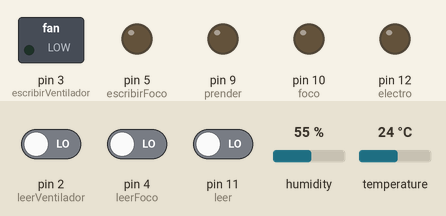
Simulated run of this sketch. Board: Arduino Uno, built with avr-gcc and run on an emulated ATmega328P. On the bench: switched loads named in the sketch (green lamp = pin HIGH), output pins drawn as LEDs (lit = HIGH). Inputs (shaded band) come from the test bench; at power-on: pin 4 (leerFoco) LOW, pin 11 (leer) LOW, pin 2 (leerVentilador) LOW, humidity 55 %, temperature 24 °C.

Above: at 2.8 s.
2.9 s: pin 4 (leerFoco) driven HIGH
At 4.5 s:
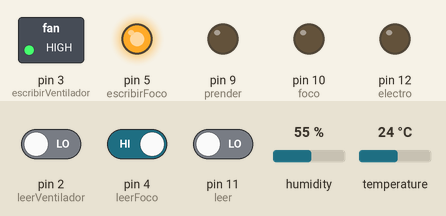
5.6 s: pin 11 (leer) driven HIGH
At 6.9 s:
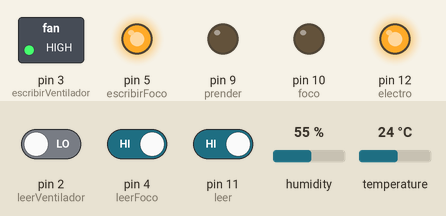
8.3 s: pin 4 (leerFoco) driven LOW
At 10.5 s:
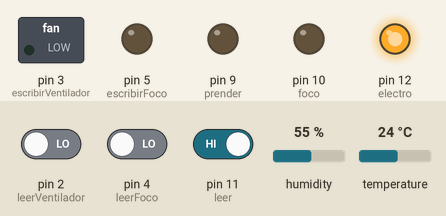
11.6 s: pin 11 (leer) driven LOW
At 12.9 s:
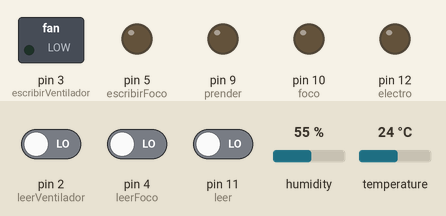
Timing chart, 0 to 14.6 s (numbered marks = the images above; inputs shaded):
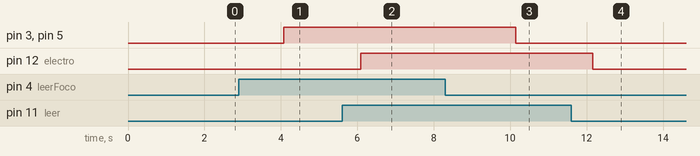

Measured:
- after the input at 2.9 s, pin 3 (escribirVentilador), pin 5 (escribirFoco): LOW → HIGH after 1.2 s
- after the input at 5.6 s, pin 12 (electro): LOW → HIGH after 0.49 s
- after the input at 8.3 s, pin 3 (escribirVentilador), pin 5 (escribirFoco): HIGH → LOW after 1.8 s
- after the input at 11.6 s, pin 12 (electro): HIGH → LOW after 0.56 s

The sketch:

ParteArduino.ino
```cpp
#include <dht.h>

dht DHT;
#define DHT11_PIN A0
#define prender 9
#define foco 10
float temperatura=0;
float humedad=0;
#define leer  11
#define electro 12
int data;
int temperaturaMax=30;
#define leerVentilador  2
#define escribirVentilador 3
#define leerFoco  4
#define escribirFoco  5

void setup() {
  Serial.begin(9600);
  pinMode(prender, OUTPUT);
  pinMode(foco,OUTPUT);
  pinMode(leer,INPUT);
  pinMode(electro,OUTPUT);
  pinMode(leerVentilador,INPUT);
  pinMode(leerFoco, INPUT);
  pinMode(escribirVentilador,OUTPUT);
  pinMode(escribirFoco, OUTPUT);
}

void loop() {
  //temperatura=dht.readTemperature();
  int chk = DHT.read11(DHT11_PIN);
  temperatura= DHT.temperature;
  humedad=DHT.humidity;
  int valor = digitalRead(leer);
  int valorFoco = digitalRead(leerFoco);
  int valorVentilador = digitalRead(leerVentilador);

  if(valor == HIGH){
    digitalWrite(electro,HIGH);
  }
  else if(valor ==LOW){
    digitalWrite(electro,LOW);
  }

  if(valorFoco ==HIGH){
    digitalWrite(escribirFoco,HIGH);
    digitalWrite(escribirVentilador,HIGH);
  }
  else if(valorFoco==LOW){
    digitalWrite(escribirFoco,LOW);
    digitalWrite(escribirVentilador,LOW);
  }


  delay(2000);
}
```
